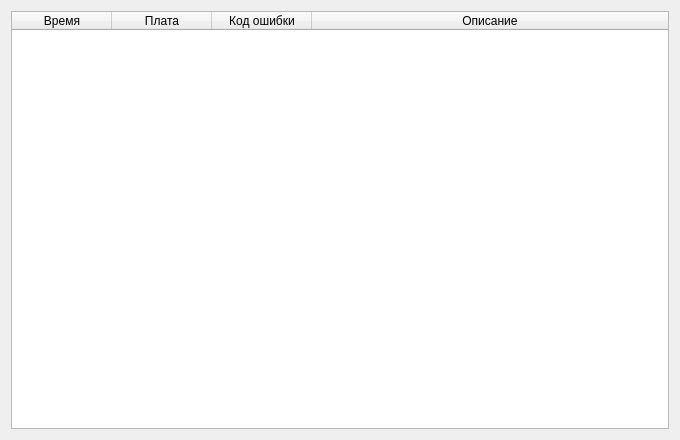
<?xml version="1.0" encoding="UTF-8"?>
<ui version="4.0">
 <class>errorLogWindow</class>
 <widget class="QDialog" name="errorLogWindow">
  <property name="geometry">
   <rect>
    <x>0</x>
    <y>0</y>
    <width>680</width>
    <height>440</height>
   </rect>
  </property>
  <property name="windowTitle">
   <string>Журнал ошибок</string>
  </property>
  <layout class="QGridLayout" name="gridLayout">
   <item row="0" column="0">
    <widget class="QTableWidget" name="mainWidget">
     <property name="editTriggers">
      <set>QAbstractItemView::NoEditTriggers</set>
     </property>
     <property name="selectionBehavior">
      <enum>QAbstractItemView::SelectRows</enum>
     </property>
     <property name="textElideMode">
      <enum>Qt::ElideNone</enum>
     </property>
     <property name="sortingEnabled">
      <bool>true</bool>
     </property>
     <attribute name="horizontalHeaderShowSortIndicator" stdset="0">
      <bool>true</bool>
     </attribute>
     <attribute name="horizontalHeaderStretchLastSection">
      <bool>true</bool>
     </attribute>
     <column>
      <property name="text">
       <string>Время</string>
      </property>
      <property name="textAlignment">
       <set>AlignCenter</set>
      </property>
     </column>
     <column>
      <property name="text">
       <string>Плата</string>
      </property>
      <property name="textAlignment">
       <set>AlignCenter</set>
      </property>
     </column>
     <column>
      <property name="text">
       <string>Код ошибки</string>
      </property>
      <property name="textAlignment">
       <set>AlignCenter</set>
      </property>
     </column>
     <column>
      <property name="text">
       <string>Описание</string>
      </property>
     </column>
    </widget>
   </item>
  </layout>
 </widget>
 <resources/>
 <connections/>
</ui>
